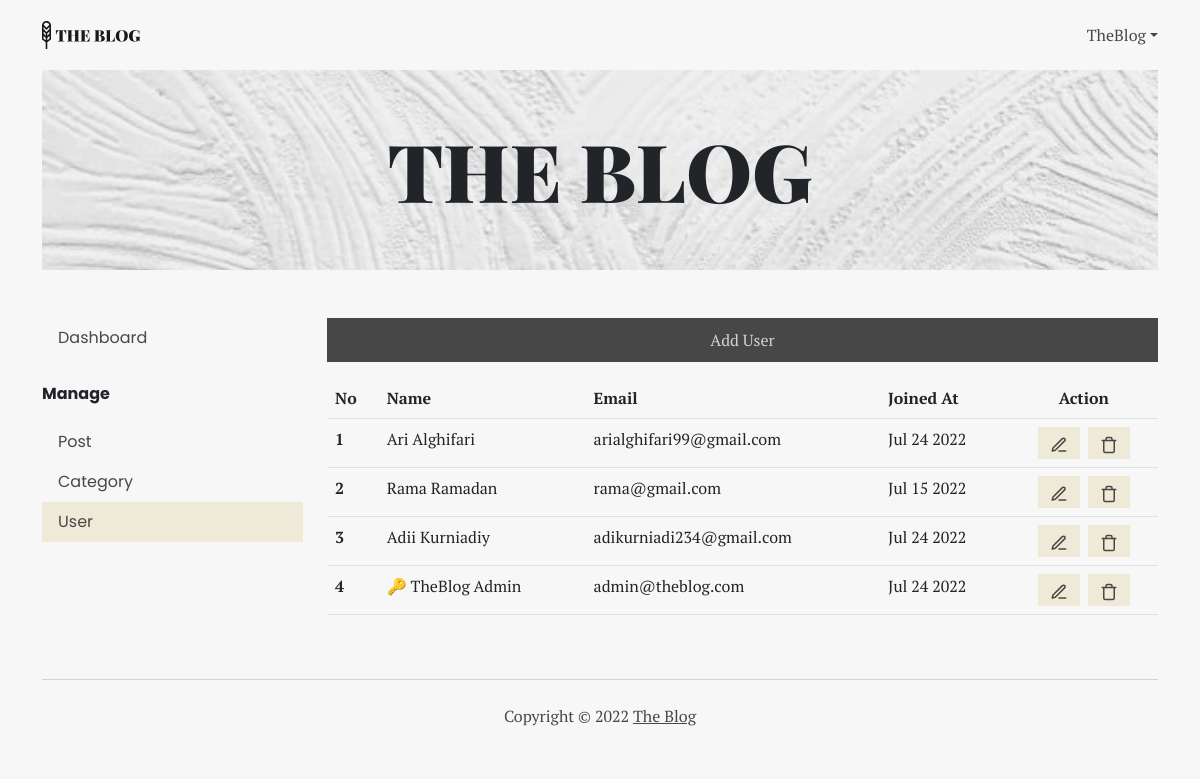
Page /dashboard/user/index.php (signed in) on the committed database.
### tables this page shows
CREATE TABLE `user` (
  `id` int(11) NOT NULL,
  `email` varchar(255) NOT NULL,
  `password` varchar(255) NOT NULL,
  `first_name` varchar(255) NOT NULL,
  `last_name` varchar(255) NOT NULL,
  `isAdmin` tinyint(1) NOT NULL,
  `createdAt` datetime NOT NULL
);

### dashboard/user/index.php (the view, shortened to what this page needs)
<?php
include '../../connection.php';
$sql = "SELECT * FROM user";
$query = mysqli_query($conn, $sql);
?>
<!DOCTYPE html>
<html lang="en">
<head>
	<link rel="stylesheet" href="../../style/bootstrap.min.css" />
	<link rel="stylesheet" href="../../style/main.css" />
</head>
<body>
	<div class="container">
		<nav class="nav-main" aria-label="main navigation">
			<a href="../../"><img src="../../assets/logo.svg" alt="The Blog Logo" /></a>
			<div>
				<?php if ($_SESSION['user_id']) { ?>
					<p class="m-0 rounded-0 dropdown-toggle cursor-pointer" data-bs-toggle="dropdown" aria-expanded="false"><?= $_SESSION['user_first_name']; ?></p>
				<?php } ?>
			</div>
		</nav>
		<header>
			<section class="banner">
				<img src="../../assets/banner.jpg" alt="Banner" />
				<h1 class="display-1">THE BLOG</h1>
			</section>
		</header>
		<main>
			<div class="row my-5">
				<aside class="col-12 col-md-3 mb-4">
					<div class="manage">
						<nav class="nav-side mb-4 p-0" aria-label="Manage Navigation">
							<a href="../">
								<p>Dashboard</p>
							</a>
						</nav>
						<p class="manage__title">Manage</p>
						<nav class="nav-side" aria-label="Manage Navigation">
							<?php if ($_SESSION['user_isAdmin']) { ?>
								<a href="../post/">
									<p>Post</p>
								</a>
								<a href="../category/">
									<p>Category</p>
								</a>
								<a href="./">
									<p class="active">User</p>
								</a>
							<?php } ?>
						</nav>
					</div>
				</aside>
				<section class="col-12 col-md-9">
					<a href="./add_form.php" class="btn-primary mb-3">Add User</a>
					<div class="overflow-auto">
						<table class="table">
							<tr>
								<th>No</th>
								<th>Name</th>
								<th>Email</th>
								<th>Joined At</th>
								<th class="text-center">Action</th>
							</tr>
							<?php
							$no = 1;
							while ($row = mysqli_fetch_array($query)) {
								$name = $row['email'];
							?>
								<tr>
									<th><?= $no ?></th>
									<td>
										<?= $row['isAdmin'] == 1 ? "🔑" : ""; ?>
										<?= $row['first_name'] . ' ' . $row['last_name'] ?>
									</td>
									<td><?= $row['email'] ?></td>
									<td><?= date("M d Y", strtotime($row['createdAt'])) ?></td>
									<td>
										<div class="d-flex justify-content-center align-items-center gap-2">
											<a href="./edit_form.php?id=<?= $row['id'] ?>" title="edit"><img src="../../assets/ic_edit.svg" alt="" /></a>
											<a href="./delete.php?id=<?= $row['id'] ?>" title="delete" onclick="return confirm('Do you want to delete <?= $name ?>?')"><img src="../../assets/ic_trash.svg" alt="" /></a>
										</div>
									</td>
								</tr>
							<?php
								$no++;
							}
							?>
						</table>
					</div>
				</section>
		</main>
		<footer>
			<p>Copyright © <?= date('Y') ?> <a href="#">The Blog</a></p>
		</footer>
	</div>
</body>
</html>

### style/main.css (style rules this page uses)
:root { --background: #f7f7f7; --soft: #d3d2cc; --active: #efead7; --dark: #474747; --darker: #181818; }
* { font-family: "PT Serif", serif; padding: 0; }
body { background-color: var(--background); }
.nav-main { display: flex; height: 70px; justify-content: space-between; align-items: center; }
.nav-main > div { display: flex; gap: 24px; }
.nav-main p { color: var(--dark); cursor: pointer; }
aside * { font-family: Poppins, sans-serif; }
.nav-side a { text-decoration: none; color: var(--dark); }
.nav-side p { margin: 0; padding: 8px 16px; }
.manage__title { font-weight: bold; }
.active { background-color: var(--active); }
.btn-primary { border: none; background-color: var(--dark); color: var(--soft); padding: 10px; width: 100%; text-decoration: none; display: inline-block; text-align: center; }
.banner { width: 100%; display: flex; align-items: center; justify-content: center; position: relative; }
.banner > img { width: 100%; max-height: 200px; object-fit: cover; background-repeat: no-repeat; }
.banner > h1 { font-family: "Playfair Display", serif; font-weight: 900; position: absolute; text-align: center; margin: 0; }
table a { width: 42px; padding: 4px 12px; background-color: var(--active); }
table img { color: red; width: 100%; }
footer { display: flex; justify-content: center; align-items: center; height: 72px; border-top: 1px solid var(--soft); }
footer * { color: var(--dark); margin: 0; }

### rows in the picture
user: first_name "Ari", last_name "Alghifari", email "arialghifari99@gmail.com", createdAt "Jul 24 2022"
user: first_name "Rama", last_name "Ramadan", email "rama@gmail.com", createdAt "Jul 15 2022"
user: first_name "Adii", last_name "Kurniadiy", email "adikurniadi234@gmail.com", createdAt "Jul 24 2022"
user: first_name "TheBlog", last_name "Admin", email "admin@theblog.com", createdAt "Jul 24 2022"

### other values in the picture
$_SESSION['user_first_name'] "TheBlog"
